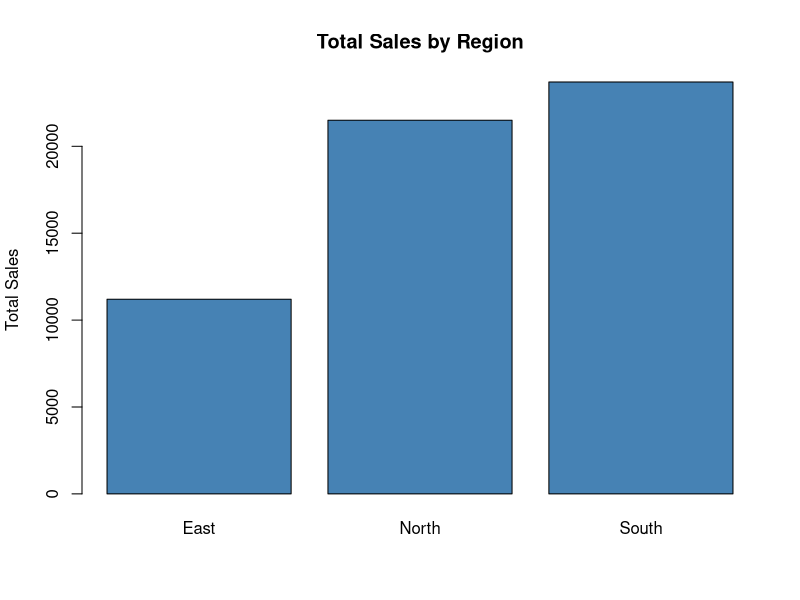

Here is the R script that generated this plot:
# Fills a gap from Chapter 4: dplyr is loaded elsewhere in this folder
# (seperatingstrings.R, unstackingandstacking.R) but its core verbs are
# never actually demonstrated. These five are the ones you'll use daily.

library(dplyr)

sales_df <- data.frame(
  Region = c("North", "North", "South", "South", "East"),
  Rep = c("Alice", "Bob", "Carol", "Dan", "Eve"),
  Sales = c(12000, 9500, 15000, 8700, 11200)
)

# filter() keeps rows matching a condition
filter(sales_df, Sales > 10000)

# select() keeps only the listed columns
select(sales_df, Rep, Sales)

# mutate() adds/changes a column
mutate(sales_df, SalesInK = Sales / 1000)

# arrange() sorts rows; desc() reverses the order
arrange(sales_df, desc(Sales))

# group_by() + summarize() computes stats per group (e.g. per Region)
sales_df %>%
  group_by(Region) %>%
  summarize(TotalSales = sum(Sales), AvgSales = mean(Sales))

# %>% (the pipe) passes the result on its left into the first argument
# of the function on its right - lets you chain steps top to bottom
sales_df %>%
  filter(Sales > 9000) %>%
  select(Rep, Sales) %>%
  arrange(desc(Sales))

# --- chart: visualize the group_by/summarize result above ---
region_summary <- sales_df %>%
  group_by(Region) %>%
  summarize(TotalSales = sum(Sales))

barplot(region_summary$TotalSales, names.arg = region_summary$Region,
        col = "steelblue", main = "Total Sales by Region", ylab = "Total Sales")
